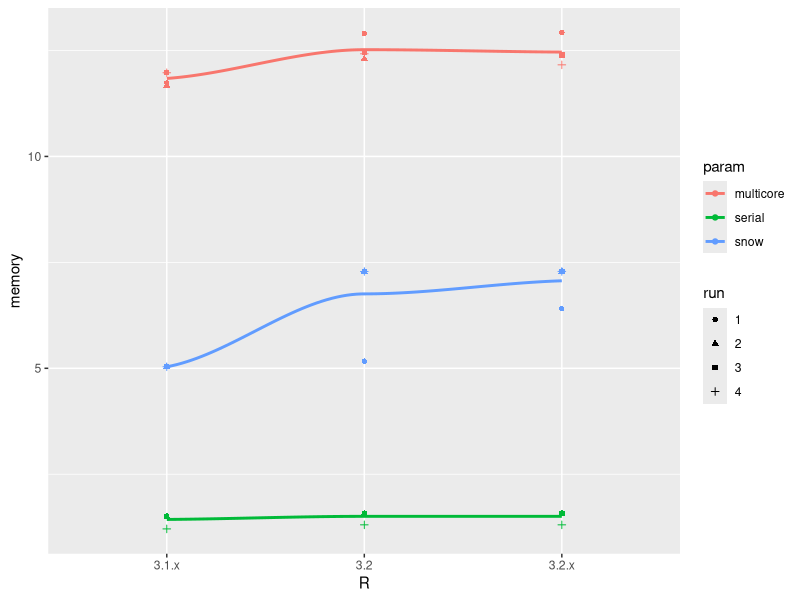
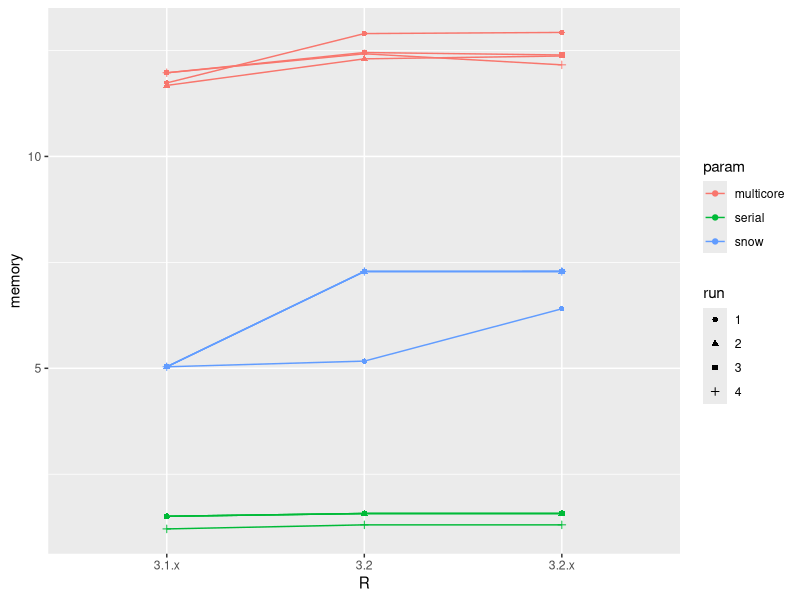
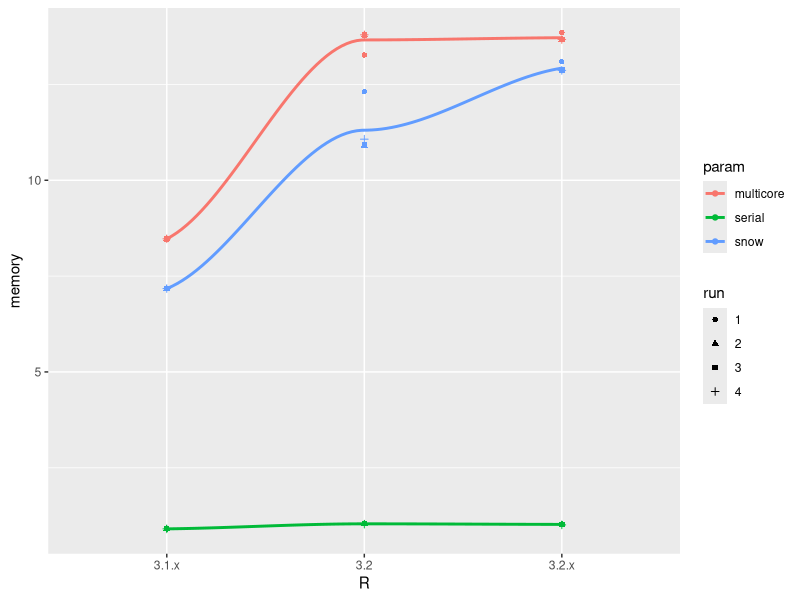
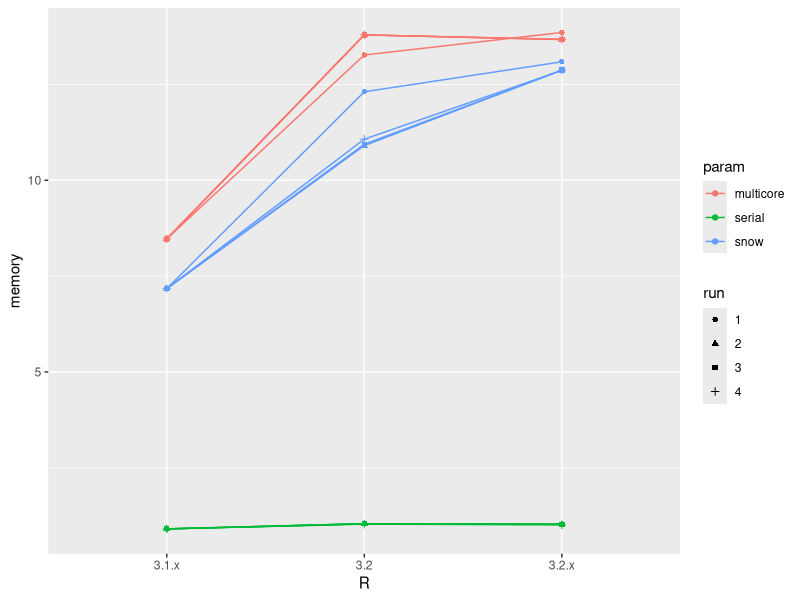

Recreate these plots in R, in order.
## ---- chunk 1
df <- data.frame(
    memory = c(
        6.404, 5.170, 5.036,
        12.926, 12.899, 11.735,
        1.573, 1.573, 1.508,
        7.286, 7.285, 5.036,
        12.370, 12.303, 11.676,
        1.574, 1.574, 1.508,
        7.286, 7.285, 5.036,
        12.394, 12.452, 11.974,
        1.574, 1.574, 1.508,
        7.286, 7.285, 5.036,
        12.161, 12.422, 11.974,
        1.306, 1.306, 1.210
    ),
    R = factor(rep(c('3.2.x', '3.2', '3.1.x'), 3),
        levels = c('3.1.x', '3.2', '3.2.x')),
    param = rep(c('snow', 'multicore', 'serial'), each = 3),
    run = factor(rep(1:4, each = 9))
)
knitr::kable(df, format = 'html')
## ---- chunk 2
library('ggplot2')
ggplot(df, aes(y = memory, x = R, colour = param, shape = run, group = param)) + geom_point() + geom_smooth(method = loess, se = FALSE)

## One line per run
ggplot(df, aes(y = memory, x = R, colour = param, shape = run, group = paste0(df$param, df$run))) + geom_point() + geom_line()
## ---- chunk 3
df2 <- data.frame(
    memory = c(
        13.091, 12.308, 7.175,
        13.856, 13.268, 8.475,
        1.027, 1.040, 927.723 / 1024,
        12.871, 10.904, 7.174,
        13.671, 13.789, 8.475,
        1.029, 1.042, 927.723 / 1024,
        12.871, 10.940, 7.174,
        13.675, 13.793, 8.465,
        1.028, 1.042, 931.301 / 1024,
        12.866, 11.072, 7.175,
        13.671, 13.793, 8.473,
        1.011, 1.030, 929.055 / 1024
    ),
    R = factor(rep(c('3.2.x', '3.2', '3.1.x'), 3),
        levels = c('3.1.x', '3.2', '3.2.x')),
    param = rep(c('snow', 'multicore', 'serial'), each = 3),
    run = factor(rep(1:4, each = 9))
)
knitr::kable(df2, format = 'html', digits = 3)
## ---- chunk 4
ggplot(df2, aes(y = memory, x = R, colour = param, shape = run, group = param)) + geom_point() + geom_smooth(method = loess, se = FALSE)

## One line per run
ggplot(df2, aes(y = memory, x = R, colour = param, shape = run, group = paste0(df2$param, df2$run))) + geom_point() + geom_line()
